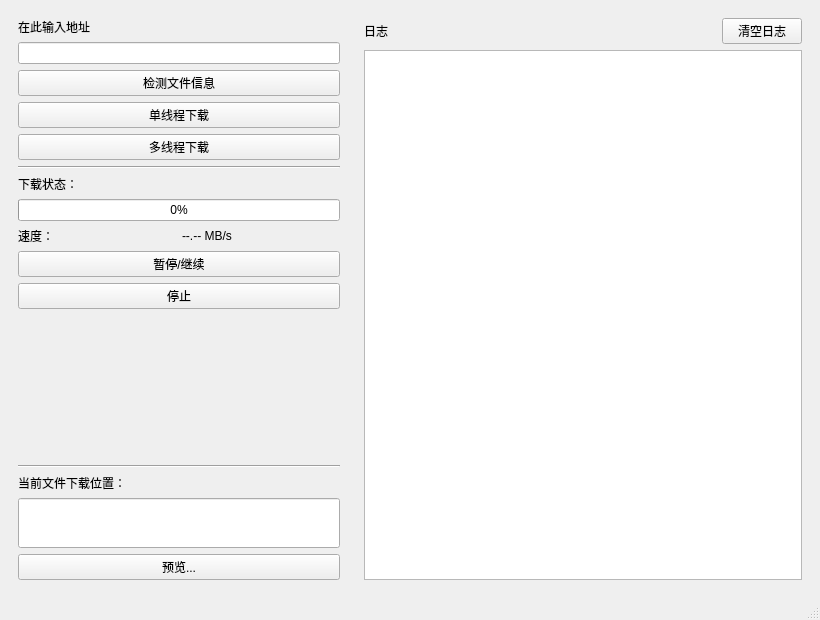
<?xml version="1.0" encoding="UTF-8"?>
<ui version="4.0">
 <class>MainWindow</class>
 <widget class="QMainWindow" name="MainWindow">
  <property name="geometry">
   <rect>
    <x>0</x>
    <y>0</y>
    <width>820</width>
    <height>620</height>
   </rect>
  </property>
  <property name="windowTitle">
   <string>F_Downloader</string>
  </property>
  <widget class="QWidget" name="centralwidget">
   <layout class="QHBoxLayout" name="mainLayout">
    <item>
     <widget class="QWidget" name="leftPanel" native="true">
      <property name="sizePolicy">
       <sizepolicy hsizetype="Preferred" vsizetype="Expanding">
        <horstretch>0</horstretch>
        <verstretch>0</verstretch>
       </sizepolicy>
      </property>
      <property name="minimumSize">
       <size>
        <width>340</width>
        <height>0</height>
       </size>
      </property>
      <property name="maximumSize">
       <size>
        <width>360</width>
        <height>16777215</height>
       </size>
      </property>
      <layout class="QVBoxLayout" name="leftLayout">
       <item>
        <widget class="QLabel" name="label">
         <property name="text">
          <string>在此输入地址</string>
         </property>
        </widget>
       </item>
       <item>
        <widget class="QLineEdit" name="url">
         <property name="placeholderText">
          <string extracomment="在此输入地址"/>
         </property>
        </widget>
       </item>
       <item>
        <widget class="QPushButton" name="check_file">
         <property name="text">
          <string>检测文件信息</string>
         </property>
        </widget>
       </item>
       <item>
        <widget class="QPushButton" name="down_one">
         <property name="text">
          <string>单线程下载</string>
         </property>
        </widget>
       </item>
       <item>
        <widget class="QPushButton" name="down_many">
         <property name="text">
          <string>多线程下载</string>
         </property>
        </widget>
       </item>
       <item>
        <widget class="Line" name="line_3">
         <property name="orientation">
          <enum>Qt::Orientation::Horizontal</enum>
         </property>
        </widget>
       </item>
       <item>
        <widget class="QLabel" name="label_4">
         <property name="text">
          <string>下载状态：</string>
         </property>
        </widget>
       </item>
       <item>
        <widget class="QProgressBar" name="download_jindu">
         <property name="value">
          <number>0</number>
         </property>
        </widget>
       </item>
       <item>
        <layout class="QHBoxLayout" name="speedLayout">
         <item>
          <widget class="QLabel" name="label_5">
           <property name="text">
            <string>速度：</string>
           </property>
          </widget>
         </item>
         <item>
          <widget class="QLabel" name="download_sudu">
           <property name="text">
            <string>--.-- MB/s</string>
           </property>
          </widget>
         </item>
        </layout>
       </item>
       <item>
        <widget class="QPushButton" name="pause">
         <property name="text">
          <string>暂停/继续</string>
         </property>
        </widget>
       </item>
       <item>
        <widget class="QPushButton" name="stop">
         <property name="text">
          <string>停止</string>
         </property>
        </widget>
       </item>
       <item>
        <spacer name="verticalSpacer">
         <property name="orientation">
          <enum>Qt::Orientation::Vertical</enum>
         </property>
         <property name="sizeHint" stdset="0">
          <size>
           <width>20</width>
           <height>40</height>
          </size>
         </property>
        </spacer>
       </item>
       <item>
        <widget class="Line" name="line_2">
         <property name="orientation">
          <enum>Qt::Orientation::Horizontal</enum>
         </property>
        </widget>
       </item>
       <item>
        <widget class="QLabel" name="label_3">
         <property name="text">
          <string>当前文件下载位置：</string>
         </property>
        </widget>
       </item>
       <item>
        <widget class="QLineEdit" name="path">
         <property name="minimumSize">
          <size>
           <width>0</width>
           <height>50</height>
          </size>
         </property>
        </widget>
       </item>
       <item>
        <widget class="QPushButton" name="file_down">
         <property name="text">
          <string>预览...</string>
         </property>
        </widget>
       </item>
      </layout>
     </widget>
    </item>
    <item>
     <widget class="QWidget" name="rightPanel" native="true">
      <property name="sizePolicy">
       <sizepolicy hsizetype="Expanding" vsizetype="Expanding">
        <horstretch>1</horstretch>
        <verstretch>0</verstretch>
       </sizepolicy>
      </property>
      <layout class="QVBoxLayout" name="rightLayout">
       <item>
        <layout class="QHBoxLayout" name="logHeaderLayout">
         <item>
          <widget class="QLabel" name="label_2">
           <property name="text">
            <string>日志</string>
           </property>
          </widget>
         </item>
         <item>
          <spacer name="headerSpacer">
           <property name="orientation">
            <enum>Qt::Orientation::Horizontal</enum>
           </property>
           <property name="sizeHint" stdset="0">
            <size>
             <width>40</width>
             <height>20</height>
            </size>
           </property>
          </spacer>
         </item>
         <item>
          <widget class="QPushButton" name="cls_log">
           <property name="text">
            <string>清空日志</string>
           </property>
          </widget>
         </item>
        </layout>
       </item>
       <item>
        <widget class="QListWidget" name="log">
         <property name="sizePolicy">
          <sizepolicy hsizetype="Expanding" vsizetype="Expanding">
           <horstretch>0</horstretch>
           <verstretch>1</verstretch>
          </sizepolicy>
         </property>
        </widget>
       </item>
      </layout>
     </widget>
    </item>
   </layout>
  </widget>
  <widget class="QMenuBar" name="menubar">
   <property name="geometry">
    <rect>
     <x>0</x>
     <y>0</y>
     <width>820</width>
     <height>20</height>
    </rect>
   </property>
  </widget>
  <widget class="QStatusBar" name="statusbar"/>
 </widget>
 <resources/>
 <connections/>
</ui>
